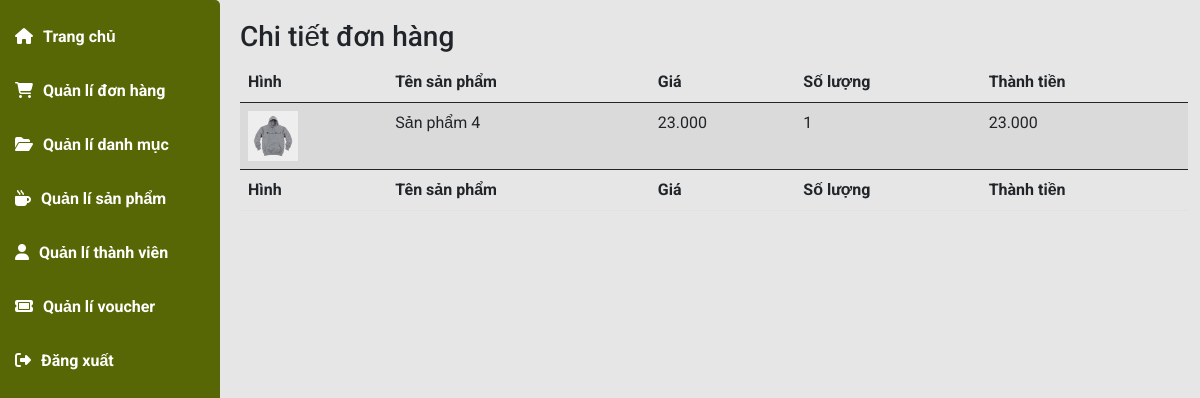
Screenshot of /admin/index.php?pg=donhangct&id=1 (signed in) with the database file from the repository.
### tables this page shows
CREATE TABLE `cart` (
  `id` int(6) NOT NULL,
  `idpro` int(6) NOT NULL,
  `price` int(6) NOT NULL,
  `name` varchar(100) NOT NULL,
  `img` varchar(200) NOT NULL,
  `soluong` int(3) NOT NULL,
  `thanhtien` int(6) NOT NULL,
  `idbill` int(6) NOT NULL
);

### dao/pdo.php (called while the page is built, shortened)
<?php
function pdo_get_connection(){
    $dburl = "mysql:host=localhost;dbname=fashion;charset=utf8";
    $username = 'root';
    $password = '';
    $conn = new PDO($dburl, $username, $password);
    $conn->setAttribute(PDO::ATTR_ERRMODE, PDO::ERRMODE_EXCEPTION);
    return $conn;
}
function pdo_query($sql){
    $sql_args = array_slice(func_get_args(), 1);
    try{
        $conn = pdo_get_connection();
        $stmt = $conn->prepare($sql);
        $stmt->execute($sql_args);
        $rows = $stmt->fetchAll();
        return $rows;
    }
    catch(PDOException $e){
        throw $e;
    }
    finally{
        unset($conn);
    }
}

### dao/giohang.php (called while the page is built, shortened)
<?php
    function cart_select_all_id($idbill){
        $sql = "SELECT * FROM cart WHERE idbill=?";
        return pdo_query($sql,$idbill);
    }
?>

### admin/view/chitietdonhang.php (the view, shortened to what this page needs)
<?php
    $html_showctdh='';
    $showctdh=cart_select_all_id($idbill);
    foreach($showctdh as $dh){
        extract($dh);
        $tt=$price*$soluong;
        $html_showctdh.='
                        <tr>
                            <td><img src="'.IMG_PATH_ADMIN.$img.'" alt="'.$name.'" width="50px" height="50px"></td>
                            <td >
                                '.$name.'
                            </td>
                            <td>'.number_format($price,0,",",".").'</td>
                            <td >
                                '.$soluong.'
                            </td>
                            <td>'.number_format($tt,0,",",".").'</td>
                        </tr>';
    }
?>
<div class="main-content">
                <h3 class="title-page">
                    Chi tiết đơn hàng
                </h3>
                <table id="example" class="table table-striped" style="width:100%">
                    <thead>
                        <tr>
                            <th>Hình</th>
                            <th>Tên sản phẩm</th>
                            <th>Giá</th>
                            <th>Số lượng</th>
                            <th>Thành tiền</th>
                        </tr>
                    </thead>
                    <tbody>
                    <?=$html_showctdh?>
                    </tbody>
                    <tfoot>
                        <tr>
                            <th>Hình</th>
                            <th>Tên sản phẩm</th>
                            <th>Giá</th>
                            <th>Số lượng</th>
                            <th>Thành tiền</th>
                        </tr>
                    </tfoot>
                </table>
            </div>
        </div>
    </div>

### admin/layouts/assets/css/main.css (style rules this page uses)
* { padding: 0; margin: 0; box-sizing: border-box; font-family: 'Roboto', sans-serif; }
body { background-color: #e6e6e6; }
.main-content { padding-left: 240px; padding-bottom: 20px; }
.main-content .title-page { padding-top: 20px; }

### rows the page displays
cart: img (picture), name "Sản phẩm 4", price "23.000", soluong "1", tt "23.000"
